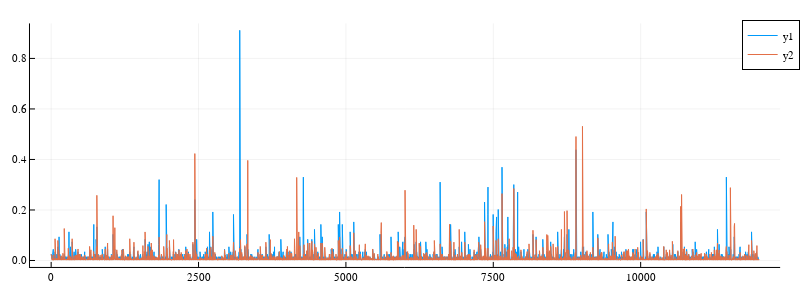

Notebook code cell kept with this figure:
### Code cell
Plots.plot(theta_j[5,:],size =[800,300])
plot!(theta_j[4,:])

### Figure 1 — Plotly figure (JSON) as saved in the notebook; plotly's stock layout.template omitted (floating-point values rounded to 4 significant figures; data arrays with more than 128 entries replaced by an {"elided": "..."} marker saying what was removed)
{"data": [{"colorbar": {"title": ""}, "legendgroup": "y1", "line": {"color": "rgba(0, 154, 250, 1.000)", "dash": "solid", "shape": "linear", "width": 1}, "mode": "lines", "name": "y1", "showlegend": true, "type": "scatter", "x": {"elided": "12006 int values"}, "xaxis": "x1", "y": {"elided": "12006 float values"}, "yaxis": "y1", "zmax": null, "zmin": null}, {"colorbar": {"title": ""}, "legendgroup": "y2", "line": {"color": "rgba(227, 111, 71, 1.000)", "dash": "solid", "shape": "linear", "width": 1}, "mode": "lines", "name": "y2", "showlegend": true, "type": "scatter", "x": {"elided": "12006 int values"}, "xaxis": "x1", "y": {"elided": "12006 float values"}, "yaxis": "y1", "zmax": null, "zmin": null}], "layout": {"annotations": [], "height": 300, "legend": {"bgcolor": "rgba(255, 255, 255, 1.000)", "bordercolor": "rgba(0, 0, 0, 1.000)", "borderwidth": 1, "font": {"color": "rgba(0, 0, 0, 1.000)", "family": "sans-serif", "size": 11}, "tracegroupgap": 0, "traceorder": "normal", "x": 1.02, "xanchor": "auto", "y": 1, "yanchor": "auto"}, "margin": {"b": 20, "l": 0, "r": 0, "t": 20}, "paper_bgcolor": "rgba(255, 255, 255, 1.000)", "plot_bgcolor": "rgba(255, 255, 255, 1.000)", "showlegend": true, "width": 800, "xaxis": {"anchor": "y1", "domain": [0.03825, 0.9951], "gridcolor": "rgba(0, 0, 0, 0.100)", "gridwidth": 0.5, "linecolor": "rgba(0, 0, 0, 1.000)", "mirror": false, "range": [-359.1, 12370.0], "showgrid": true, "showline": true, "showticklabels": true, "tickangle": 0, "tickcolor": "rgb(0, 0, 0)", "tickfont": {"color": "rgba(0, 0, 0, 1.000)", "family": "sans-serif", "size": 11}, "tickmode": "array", "ticks": "inside", "ticktext": ["0", "2500", "5000", "7500", "10000"], "tickvals": [0, 2500, 5000, 7500, 10000], "title": "", "titlefont": {"color": "rgba(0, 0, 0, 1.000)", "family": "sans-serif", "size": 15}, "type": "-", "visible": true, "zeroline": false, "zerolinecolor": "rgba(0, 0, 0, 1.000)"}, "yaxis": {"anchor": "x1", "domain": [0.05016, 0.9869], "gridcolor": "rgba(0, 0, 0, 0.100)", "gridwidth": 0.5, "linecolor": "rgba(0, 0, 0, 1.000)", "mirror": false, "range": [-0.0256, 0.9386], "showgrid": true, "showline": true, "showticklabels": true, "tickangle": 0, "tickcolor": "rgb(0, 0, 0)", "tickfont": {"color": "rgba(0, 0, 0, 1.000)", "family": "sans-serif", "size": 11}, "tickmode": "array", "ticks": "inside", "ticktext": ["0.0", "0.2", "0.4", "0.6", "0.8"], "tickvals": [0, 0.2, 0.4, 0.6, 0.8], "title": "", "titlefont": {"color": "rgba(0, 0, 0, 1.000)", "family": "sans-serif", "size": 15}, "type": "-", "visible": true, "zeroline": false, "zerolinecolor": "rgba(0, 0, 0, 1.000)"}}}
